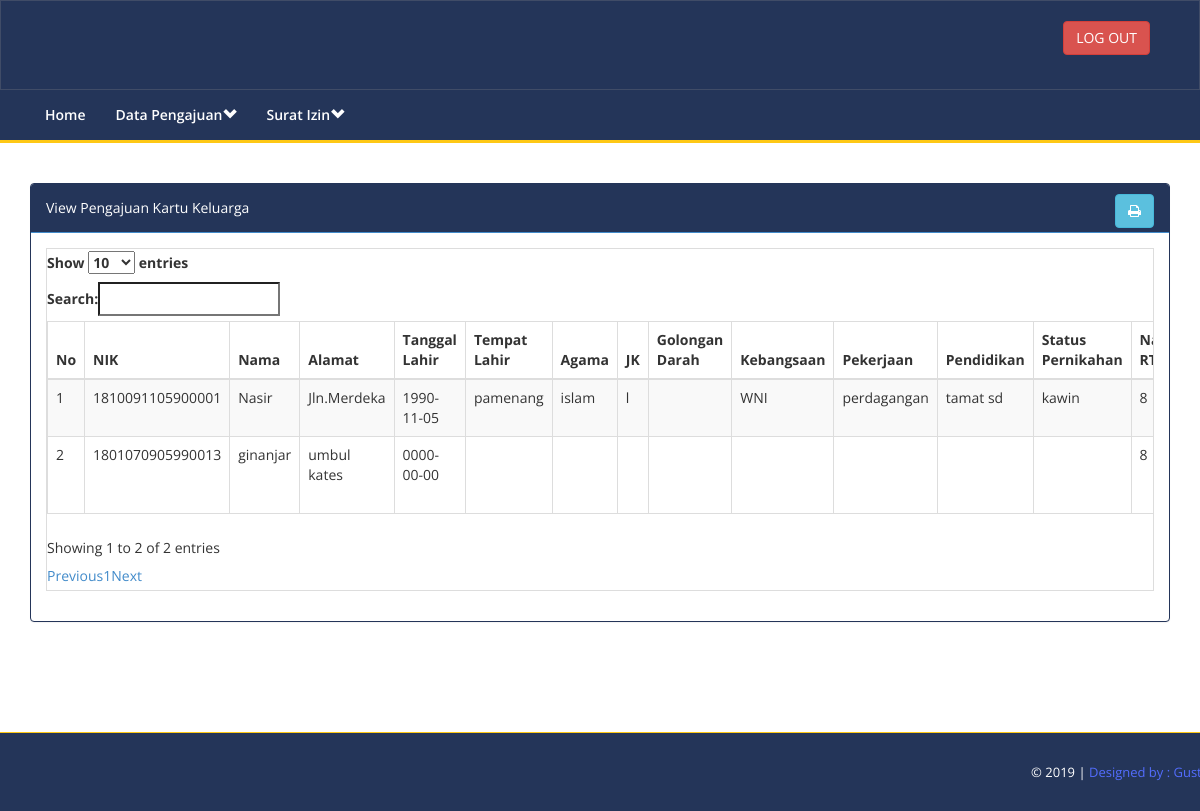
Page /admin/view_pengajuankk.php (signed in) on the committed database.
### tables this page shows
CREATE TABLE `tbl_form_kk` (
  `id_form_kk` int(6) NOT NULL,
  `nik` char(16) NOT NULL DEFAULT '0',
  `nama_kk` varchar(50) NOT NULL,
  `alamat` varchar(100) NOT NULL,
  `tgl_lahir` date NOT NULL,
  `tempat_lahir` varchar(100) NOT NULL,
  `agama` char(10) NOT NULL,
  `jk` char(1) NOT NULL,
  `golongan_darah` char(2) NOT NULL,
  `kebangsaan` varchar(10) NOT NULL,
  `pekerjaan` varchar(50) NOT NULL,
  `pendidikan` varchar(20) NOT NULL,
  `status_pernikahan` varchar(20) NOT NULL,
  `nama_ayah` varchar(50) NOT NULL,
  `nama_ibu` varchar(50) NOT NULL,
  `id_rt` int(6) NOT NULL,
  `id_rw` int(6) NOT NULL,
  `tgl_pengajuan` date NOT NULL,
  `verif_rt` char(1) NOT NULL,
  `verif_admin` char(1) NOT NULL,
  `verif_lurah` char(1) NOT NULL
);

### admin/view_pengajuankk.php (the view, shortened to what this page needs)
<?php
	include'header.php';
?>
<div class="content-wrapper">
    <div class="container">
    <div class="row">
    <div class="col-md-12 col-sm-12 col-xs-12">
        <div class="panel panel-primary">
            <div class="panel-heading">
                View Pengajuan Kartu Keluarga <a href="laporan_kk.php" style="float:right"><button class="btn btn-info"><i class="fa fa-print"></i> </button></a>
            </div>
            <div class="panel-body">
                <div class="table-responsive">
                                <table class="table table-striped table-bordered table-hover" id="dataTables-example2">
                                    <thead>
                                        <tr>
                                            <th>No</th>
											<th>NIK</th>
											<th>Nama</th>
											<th>Alamat</th>
											<th>Tanggal Lahir</th>
											<th>Tempat Lahir</th>
											<th>Agama</th>
											<th>JK</th>
											<th>Golongan Darah</th>
											<th>Kebangsaan</th>
											<th>Pekerjaan</th>
											<th>Pendidikan</th>
											<th>Status Pernikahan</th>
											<th>Nama RT</th>
                                        </tr>
                                    </thead>
                                    <tbody>
									<?php
									include"aksi/koneksi.php";
									$no=1;
					                  if($_SESSION['level']=="admin"){
					                  	$q=mysqli_query($connect, "select * from tbl_form_kk");
					                  }else if($_SESSION['level']=="lurah"){
					                  	$q=mysqli_query($connect, "select * from tbl_form_kk");
					                  }else{
					                     $_SESSION['level']== "rt";
					                  $q=mysqli_query($connect, "select * from tbl_form_kk where id_rt='$rt'");
					                  }
									  while($data=mysqli_fetch_assoc($q)){
									?>
                                        <tr >
                                            <td><?php echo $no; ?></td>
											<td><?php echo $data['nik']; ?></td>
											<td><?php echo $data['nama_kk']; ?></td>
											<td><?php echo $data['alamat']; ?></td>
											<td><?php echo $data['tgl_lahir']; ?></td>
											<td><?php echo $data['tempat_lahir']; ?></td>
											<td><?php echo $data['agama']; ?></td>
											<td><?php echo $data['jk']; ?></td>
											<td><?php echo $data['golongan_darah']; ?></td>
											<td><?php echo $data['kebangsaan']; ?></td>
											<td><?php echo $data['pekerjaan']; ?></td>
											<td><?php echo $data['pendidikan']; ?></td>
											<td><?php echo $data['status_pernikahan']; ?></td>
											<td><?php echo $data['id_rt']; ?></td>
                                        </tr>
										<?php $no++;} ?>
                                    </tbody>
                                </table>
                            </div>
             </div>
        </div>
    </div>
	</div>
	</div>
</div>
<?php
	include"footer.php";
?>

### admin/assets/css/style.css (style rules this page uses)
.content-wrapper { margin-top: 40px; min-height:450px; padding-bottom:90px; }
.panel-primary .panel-heading { background-color: #243559 !important; color: #fff !important; }
.panel-primary { border-color: #243559 !important; }

### rows in the picture
tbl_form_kk: nik "1810091105900001", nama_kk "Nasir", alamat "Jln.Merdeka", tgl_lahir "1990-11-05", tempat_lahir "pamenang", agama "islam", jk "l", kebangsaan "WNI", pekerjaan "perdagangan", pendidikan "tamat sd", status_pernikahan "kawin", id_rt "8"
tbl_form_kk: nik "1801070905990013", nama_kk "ginanjar", alamat "umbul kates", tgl_lahir "0000-00-00", id_rt "8"
